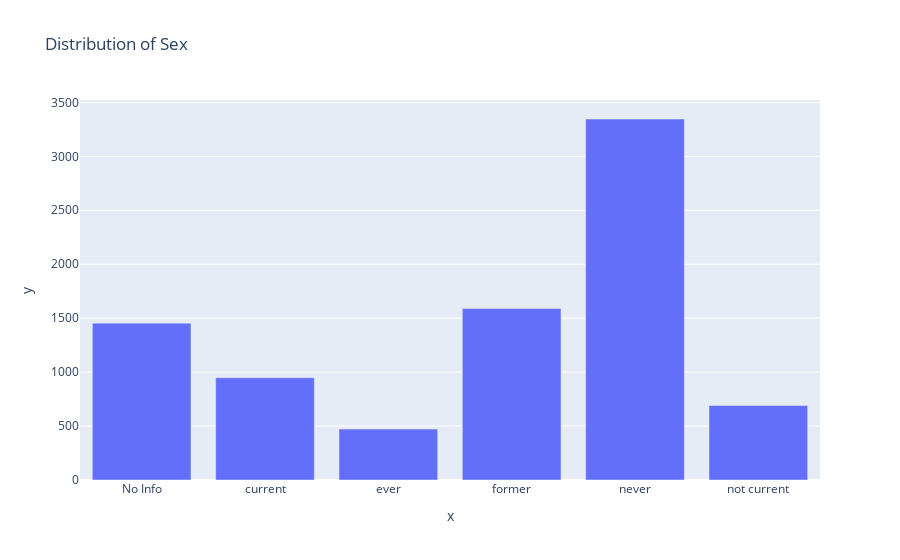

Notebook code cell kept with this figure:
### Code cell
# Smoking history by gender
fig = px.bar(x = grouped.index,y = grouped,title="Distribution of Sex" )
fig.show()

### Figure 1 — Plotly figure (JSON) as saved in the notebook; plotly's stock layout.template omitted (floating-point values rounded to 4 significant figures)
{"data": [{"alignmentgroup": "True", "hovertemplate": "x=%{x}<br>y=%{y}<extra></extra>", "legendgroup": "", "marker": {"color": "#636efa", "pattern": {"shape": ""}}, "name": "", "offsetgroup": "", "orientation": "v", "showlegend": false, "textposition": "auto", "type": "bar", "x": ["No Info", "current", "ever", "former", "never", "not current"], "xaxis": "x", "y": [1454, 948, 472, 1590, 3346, 690], "yaxis": "y"}], "layout": {"autosize": true, "barmode": "relative", "legend": {"tracegroupgap": 0}, "title": {"text": "Distribution of Sex"}, "xaxis": {"anchor": "y", "autorange": true, "domain": [0, 1], "range": [-0.5, 5.5], "title": {"text": "x"}, "type": "category"}, "yaxis": {"anchor": "x", "autorange": true, "domain": [0, 1], "range": [0, 3522.0], "title": {"text": "y"}, "type": "linear"}}}
